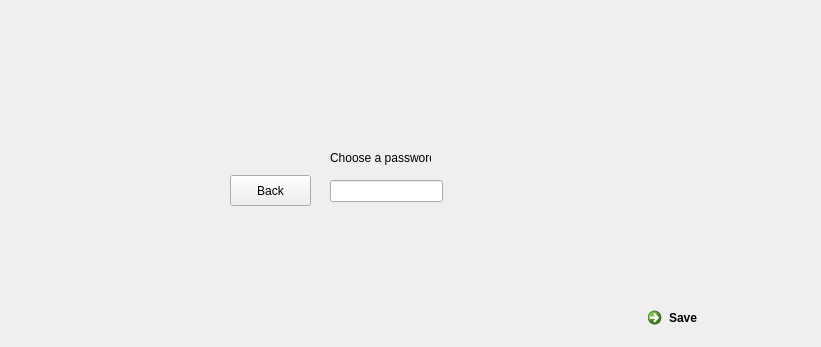
      <widget class="QWidget" name="reg_page3">
       <widget class="QLineEdit" name="password">
        <property name="geometry">
         <rect>
          <x>330</x>
          <y>180</y>
          <width>113</width>
          <height>22</height>
         </rect>
        </property>
       </widget>
       <widget class="QLabel" name="label_6">
        <property name="geometry">
         <rect>
          <x>330</x>
          <y>150</y>
          <width>101</width>
          <height>16</height>
         </rect>
        </property>
        <property name="text">
         <string>Choose a password</string>
        </property>
       </widget>
       <widget class="QCommandLinkButton" name="save">
        <property name="geometry">
         <rect>
          <x>640</x>
          <y>300</y>
          <width>172</width>
          <height>38</height>
         </rect>
        </property>
        <property name="sizePolicy">
         <sizepolicy hsizetype="Fixed" vsizetype="Preferred">
          <horstretch>0</horstretch>
          <verstretch>0</verstretch>
         </sizepolicy>
        </property>
        <property name="minimumSize">
         <size>
          <width>20</width>
          <height>0</height>
         </size>
        </property>
        <property name="text">
         <string>Save</string>
        </property>
       </widget>
       <widget class="QPushButton" name="back2">
        <property name="geometry">
         <rect>
          <x>230</x>
          <y>175</y>
          <width>81</width>
          <height>31</height>
         </rect>
        </property>
        <property name="sizePolicy">
         <sizepolicy hsizetype="Fixed" vsizetype="Fixed">
          <horstretch>0</horstretch>
          <verstretch>0</verstretch>
         </sizepolicy>
        </property>
        <property name="minimumSize">
         <size>
          <width>30</width>
          <height>30</height>
         </size>
        </property>
        <property name="text">
         <string>Back</string>
        </property>
       </widget>
       <zorder>back2</zorder>
       <zorder>password</zorder>
       <zorder>label_6</zorder>
       <zorder>save</zorder>
      </widget>
